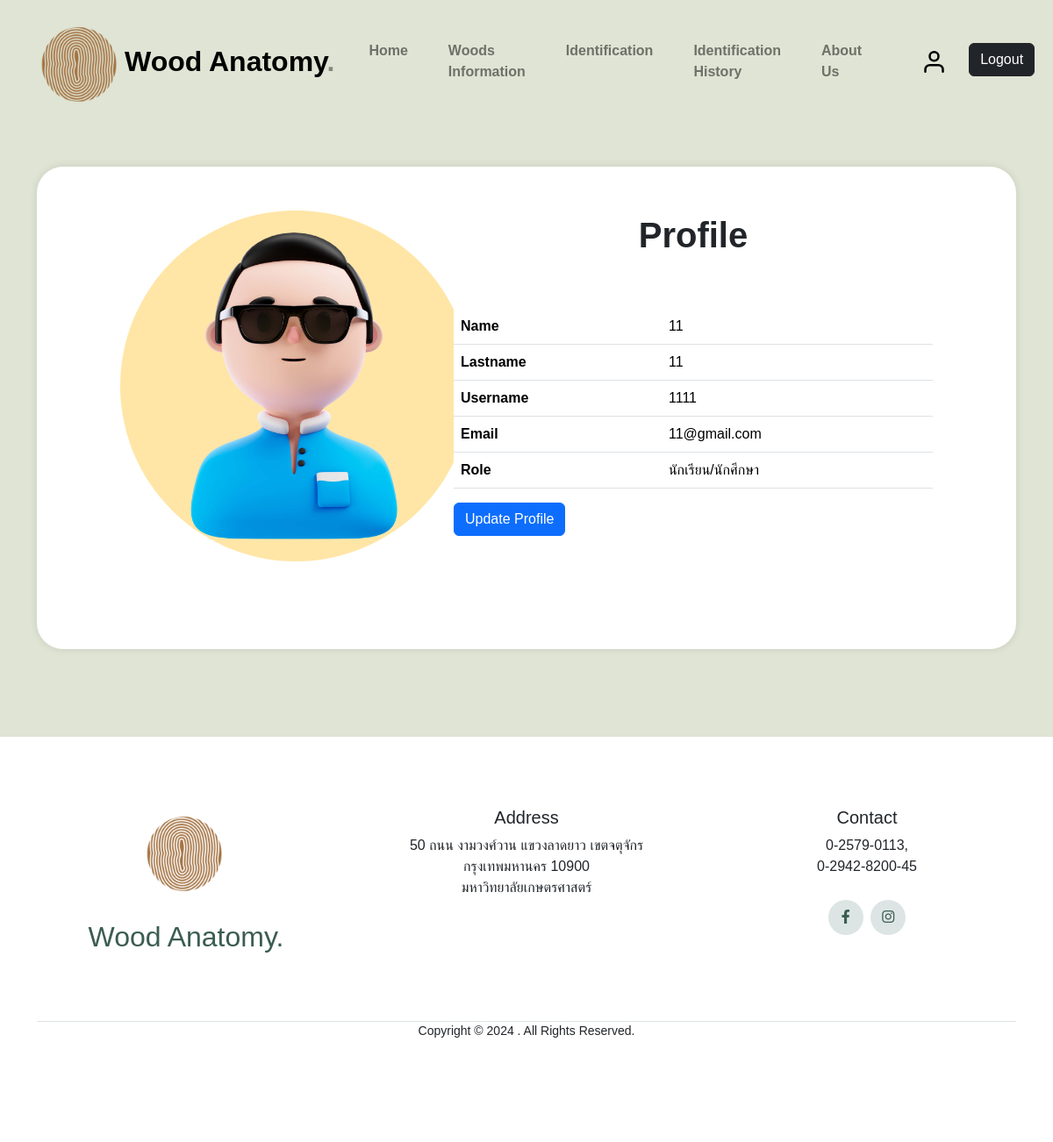
/profile (signed in), run on an earlier commit of the app's database.
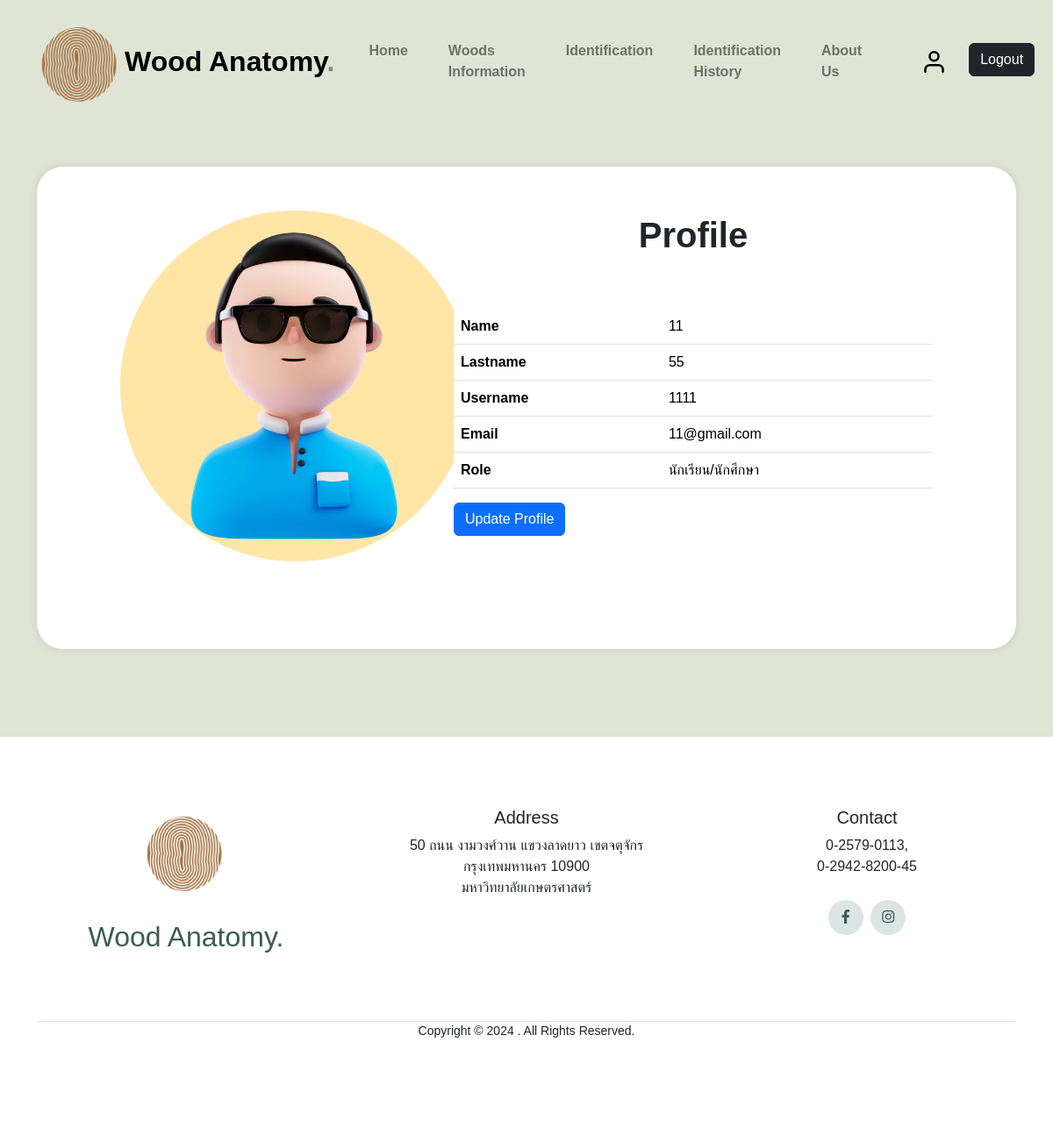
And on a later commit of the database.
### website/models.py (models this page shows, shortened)
class User(db.Model, UserMixin):
    user_id = db.Column(db.Integer, primary_key=True)
    email = db.Column(db.String(50), unique=True, nullable=False)
    password = db.Column(db.String(256), nullable=False)
    first_name = db.Column(db.String(50), nullable=False)
    last_name = db.Column(db.String(50), nullable=False)
    user_name = db.Column(db.String(50), unique=True, nullable=False)
    role_id = db.Column(db.String(50), db.ForeignKey('role.role_id'), nullable=False)
    profile_picture = db.Column(db.String(100), unique=True)
    role = db.relationship('Role', backref='users')
    posts = db.relationship('Post')

class Role(db.Model):
    role_id = db.Column(db.Integer, primary_key=True)
    role_name = db.Column(db.String(50), unique=True, nullable=False)

### website/views.py (the view)
@views_blueprint.route('/profile', methods=['GET', 'POST'])
@login_required
def profile():
    if request.method == 'POST':
        sorted_roles = sorted(Role.query.all(), key=lambda x: locale.strxfrm(x.role_name))
        return render_template("profile.html", user=current_user, edit=True, roles=sorted_roles)
    return render_template("profile.html", user=current_user, edit=False)

### website/templates/profile.html (shortened to what this page needs)
{% extends "base.html" %}
{% block content %}
{% if edit %}
<form method="POST" action="{{ url_for('auth_blueprint.update_profile') }}" enctype="multipart/form-data">
    <section class="vh-100">
        <div class="container h-100">
            <div class="form-container">
                <div class="row g-0">
                    <div class="col-xl-6 justify-content-center align-items-center text-center" style="margin-top: 100px;">
                        <div class="card-body text-center">
                            <div class="mb-3">
                                <img id="profile_picture_preview" src="{{ url_for('static', filename='profiles/' + user.profile_picture if user.profile_picture else 'images/default_profile.jpg') }}"
                                class="profile-picture card-img-top"
                                alt="Profile Picture"/>
                            </div>
                            <div class="mb-3">
                                <input class="form-control" type="file" id="profile_picture" name="profile_picture" onchange="previewProfilePicture(event)">
                                <label for="profile_picture" class="btn btn-upload mt-2"><i class="fa-solid fa-upload"></i> Choose new profile picture</label>
                            </div>
                        </div>
                    </div>
                    <div class="col-xl-6">
                        <div class="card-body p-md-5 text-black">
                            <p class="text-center h1 fw-bold mb-5 mx-1 mx-md-4 mt-4">Update profile</p>
                            <div class="d-flex flex-row align-items-center mb-2">
                                <div data-mdb-input-init class="form-outline flex-fill mb-0">
                                    <input type="text" class="form-control" id="userName" name="userName"
                                        placeholder="ชื่อผู้ใช้ต้องมีขนาดตั้งแต่ 4 - 50 ตัวอักษร"
                                        value="{{ user.user_name }}" required />
                                    <label class="form-label" for="userName">Username</label>
                                </div>
                            </div>
                            <div class="d-flex flex-row align-items-center mb-2">
                                <div data-mdb-input-init class="form-outline flex-fill mb-0">
                                    <input type="text" class="form-control" id="firstName" name="firstName"
                                        placeholder="ชื่อจริงต้องมีขนาดตั้งแต่ 2 - 50 ตัวอักษร"
                                        value="{{ user.first_name }}" required />
                                    <label class="form-label" for="firstName">First Name</label>
                                </div>
                            </div>
                            <div class="d-flex flex-row align-items-center mb-2">
                                <div data-mdb-input-init class="form-outline flex-fill mb-0">
                                    <input type="text" class="form-control" id="lastName" name="lastName"
                                        placeholder="นามสกุลต้องมีขนาดตั้งแต่ 2 - 50 ตัวอักษร"
                                        value="{{ user.last_name }}" required />
                                    <label class="form-label" for="lastName">Last Name</label>
                                </div>
                            </div>
                            <div class="d-flex flex-row align-items-center mb-2">
                                <div data-mdb-input-init class="form-outline flex-fill mb-0">
                                    <input type="email" class="form-control" id="email" name="email"
                                        placeholder="Email ต้องมีขนาดตั้งแต่ 2 - 50 ตัวอักษร"
                                        value="{{ user.email }}" required />
                                    <label class="form-label" for="email">Email</label>
                                </div>
                            </div>
                            {% if user.role.role_name != 'Admin' %}
                            <div class="d-flex flex-row align-items-center mb-2">
                                <div data-mdb-input-init class="form-outline flex-fill mb-0">
                                    <select class="form-select" id="role" name="role" required>
                                        {% for role in roles %}
                                            {% if role.role_name != "Admin" and  role.role_name != "เจ้าหน้าที่ป่าไม้" %}
                                                <option value="{{ role.role_id }}">{{ role.role_name }}</option>
                                            {% endif %}
                                        {% endfor %}
                                    </select>
                                    <label class="form-label" for="role">Role</label>
                                </div>
                            </div>
                            {% endif %}
                            <div class="d-flex flex-row align-items-center mb-2">
                                <div data-mdb-input-init class="form-check ">
                                    <input type="checkbox" class="form-check-input" id="changePasswordCheckbox" name="changePasswordCheckbox">
                                    <label class="form-label" for="changePasswordCheckbox">Change Password</label>
                                </div>
                            </div>
                            <div id="passwordFields" style="display: none;">
                                <div class="d-flex flex-row align-items-center mb-2">
                                    <div data-mdb-input-init class="form-outline flex-fill mb-0">
                                        <input type="password" class="form-control"
                                            placeholder="Password ต้องมีขนาดตั้งแต่ 7 - 50 ตัวอักษร"
                                            id="password" name="password" >
                                        <label class="form-label" for="password">Current Password</label>
                                    </div>
                                </div>
                                <div class="d-flex flex-row align-items-center mb-2">
                                    <div data-mdb-input-init class="form-outline flex-fill mb-0">
                                        <input type="password" class="form-control"
                                            placeholder="Password ต้องมีขนาดตั้งแต่ 7 - 50 ตัวอักษร"
                                            id="newPassword" name="newPassword" >
                                        <label class="form-label" for="newPassword">New Password</label>
                                    </div>
                                </div>
                                <div class="d-flex flex-row align-items-center mb-2">
                                    <div data-mdb-input-init class="form-outline flex-fill mb-0">
                                        <input type="password" class="form-control"
                                            placeholder="Password ต้องมีขนาดตั้งแต่ 7 - 50 ตัวอักษร"
                                            id="confirmNewPassword" name="confirmNewPassword" >
                                        <label class="form-label" for="confirmNewPassword">Confirm New Password</label>
                                    </div>
                                </div>
                            </div>
                            <button type="submit" class="btn btn-primary">Save</button>&nbsp;&nbsp;
                            <a href="{{ url_for('views_blueprint.profile') }}" class="btn btn-secondary">Cancel</a>
                        </div>
                    </div>
                </div>
            </div>
        </div>
    </section>
</form>
{% else %}
<div class="container bootstrap snippets bootdey ">
    <div class="panel-body inf-content">
        <div class="form-container">
        <div class="row justify-content-center align-items-center">
            <div class="col-md-4">
                <img
                    src="{% if user.profile_picture %}{{ url_for('static', filename='profiles/' + user.profile_picture) }}{% else %}{{ url_for('static', filename='images/default_profile.jpg') }}{% endif %}"
                    class="profile-picture card-img-top"
                    alt="Profile Picture"
                />
            </div>
            <div class="col-md-6">
                <p class="text-center h1 fw-bold mb-5 mx-1 mx-md-4 mt-4">Profile</p>
                <div class="table-responsive">
                    <table class="table table-user-information">
                        <tbody>
                            <tr>
                                <td><strong> Name</strong></td>
                                <td class="text">{{ user.first_name }}</td>
                            </tr>
                            <tr>
                                <td><strong> Lastname</strong></td>
                                <td class="text">{{ user.last_name }}</td>
                            </tr>
                            <tr>
                                <td><strong> Username</strong></td>
                                <td class="text">{{ user.user_name }}</td>
                            </tr>
                            <tr>
                                <td><strong> Email</strong></td>
                                <td class="text">{{ user.email }}</td>
                            </tr>
                            <tr>
                                <td><strong> Role</strong></td>
                                <td class="text">{{ user.role.role_name }}</td>
                            </tr>
                        </tbody>
                    </table>
                    <form method="POST">
                        <button type="submit" class="btn btn-primary">Update Profile</button>
                    </form>
                </div>
            </div>
            </div>
        </div>
    </div>
</div>
{% endif %}
{% endblock %}

### website/templates/base.html (shortened to what this page needs)
<!DOCTYPE html>
<html lang="en">
  <head>
    <link
      rel="stylesheet"
      href="{{url_for('static', filename = 'css/bootstrap.min.css')}}"
    />
    <link
      href="{{url_for('static', filename = 'css/tiny-slider.css')}}"
      rel="stylesheet"
    />
    <link
      href="{{url_for('static', filename = 'css/style.css')}}"
      rel="stylesheet"
    />
    <link
      href="https://cdnjs.cloudflare.com/ajax/libs/font-awesome/6.0.0-beta3/css/all.min.css"
      rel="stylesheet"
    />
    <link rel="stylesheet" href="https://use.typekit.net/gpk8twv.css">
    <link href="https://cdnjs.cloudflare.com/ajax/libs/toastr.js/latest/toastr.min.css" rel="stylesheet">
  </head>
  <body>
    <nav
      class="custom-navbar navbar navbar navbar-expand-md navbar-dark bg-dark"
      arial-label="Furni navigation bar"
    >
      <div class="container">
        <a href="/">
          <img src="{{ url_for('static', filename='images/logo.png') }}" alt="LOGO" style="height: 100px; width: 100px;">
        </a>
        <a class="navbar-brand" href="/">Wood Anatomy<span>.</span></a>
        {% if user.is_authenticated and user.role.role_name != 'Admin' %}
        <div class="collapse navbar-collapse " id="navbarsFurni">
          <ul class="custom-navbar-nav navbar-nav ms-auto mb-2 mb-md-0">
            <li><a class="nav-link" id="home" href="/">Home</a></li>
            <li>
              <a class="nav-link" id="woods-info" href="/woods-info"
                >Woods Information</a
              >
            </li>
            <li>
              <a class="nav-link" id="wood-identification" href="/wood-identification"
                >Identification</a
              >
            </li>
            <li>
              <a class="nav-link" id="predict" href="/prediction-history"
                >Identification History</a
              >
            </li>
            <li>
              <a class="nav-link" id="about" href="/about"
                >About Us</a
              >
            </li>
          </ul>
          <ul class="custom-navbar-cta navbar-nav mb-2 mb-md-0 ms-5">
            <li>
              <a class="nav-link" href="/profile">
                <img
                  src="{{ url_for('static', filename='images/user.svg') }}"
                />
              </a>
            </li>
            <li><a class="btn btn-dark" href="/logout">Logout</a></li>
          </ul>
          {% endif %}
        </div>
      </div>
    </nav>
    {% block content %} {% endblock %}
    <footer class="footer-section text-center ">
      <div class="container relative">
        <div class="row g-5 mb-5 justify-content-center">
          <div class="col-lg-4 justify-content-center">
            <div class="mb-4 footer-logo-wrap text-center justify-content-center">
              <a href="/">
                <img src="/static/images/logo.png" alt="LOGO" style="height: 100px; width: 100px; display: block; margin: 0 auto;">
              </a>
              <br>
              <a href="/" class="footer-logo">Wood Anatomy<span>.</span></a>
            </div>
          </div>
          <div class="col-lg-4">
            <h5>Address</h5>
            <p class="mb-4">
              50 ถนน งามวงศ์วาน แขวงลาดยาว เขตจตุจักร กรุงเทพมหานคร 10900
              <br />มหาวิทยาลัยเกษตรศาสตร์
            </p>
          </div>
          <div class="col-lg-4">
            <h5>Contact</h5>
            <p class="mb-4">0-2579-0113, <br />0-2942-8200-45</p>
            <ul class="list-unstyled custom-social">
              <li>
                <a href="https://www.facebook.com/comsci.ku"><span class="fab fa-facebook-f"></span></a>
              </li>
              <li>
                <a href="https://www.instagram.com/comsci.ku/"><span class="fab fa-instagram"></span></a>
              </li>
            </ul>
          </div>
        </div>
        <div class="border-top copyright">
          <div class="row justify-content-center">
              <p >
                Copyright &copy;
                . All Rights Reserved.
              </p>
            </div>
          </div>
        </div>
    </footer>
  </body>
</html>

What changed in the data, as far as the page shows it:
changed User "11@gmail.com": last_name "11" → "55"
